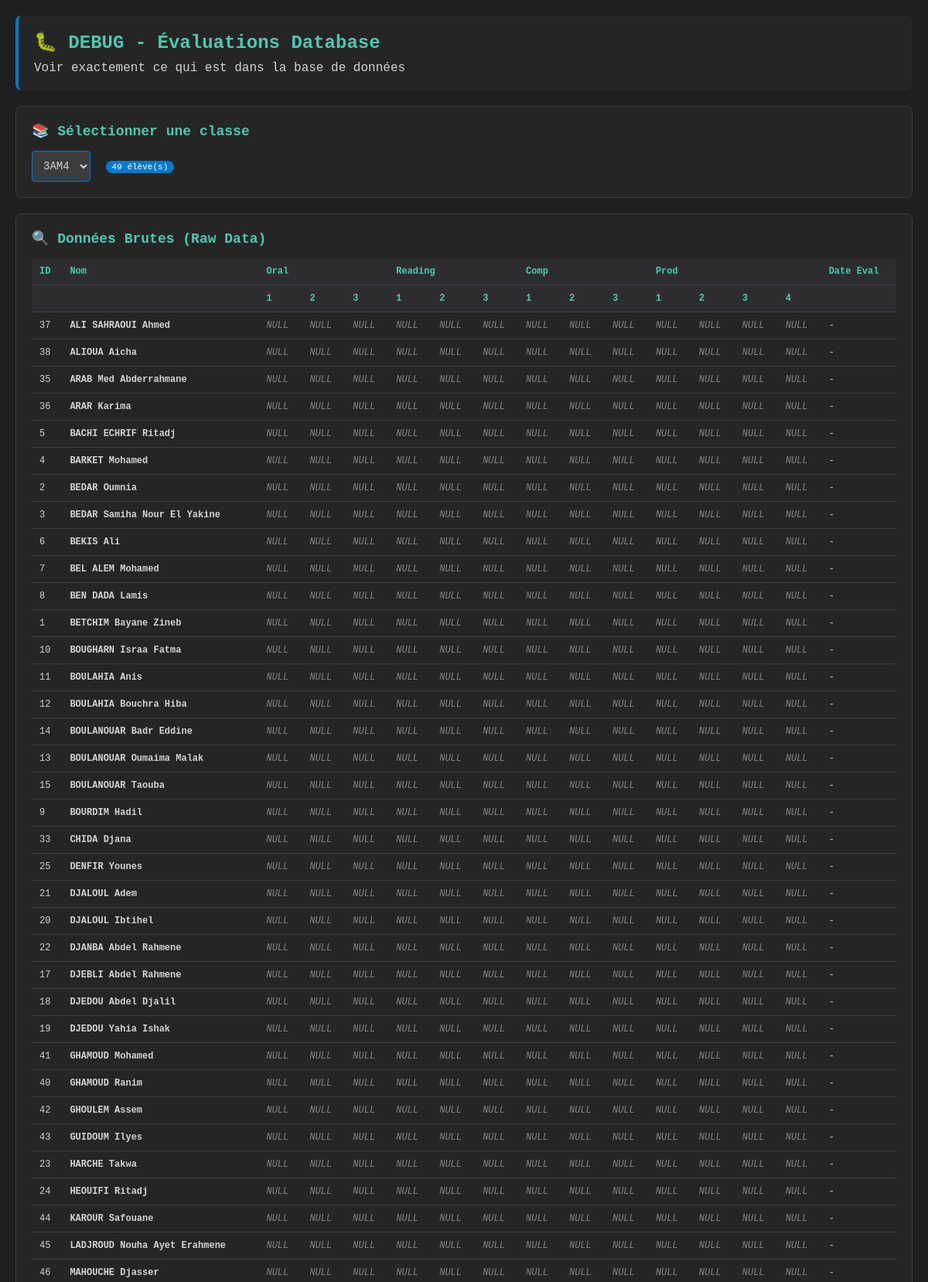
Page /_debug/debug_evaluations.php?class_id=1 (upper part) on the committed database.
### tables this page shows
CREATE TABLE IF NOT EXISTS students (
  id INT AUTO_INCREMENT PRIMARY KEY,
  class_id INT NOT NULL,
  name VARCHAR(120) NOT NULL,
  dob DATE NULL,
  bio TEXT NULL,
  pic_path VARCHAR(255) NULL,
   
  comprehension_orale TINYINT(1) DEFAULT 0,
  ecriture TINYINT(1) DEFAULT 0,
  vocabulaire TINYINT(1) DEFAULT 0,
  grammaire TINYINT(1) DEFAULT 0,
  conjugaison TINYINT(1) DEFAULT 0,
  production_ecrite TINYINT(1) DEFAULT 0,
   
  category1 VARCHAR(120) NULL,
  difficulties JSON NULL,
  created_at TIMESTAMP DEFAULT CURRENT_TIMESTAMP,
  updated_at TIMESTAMP DEFAULT CURRENT_TIMESTAMP ON UPDATE CURRENT_TIMESTAMP,
  CONSTRAINT fk_students_class FOREIGN KEY (class_id) REFERENCES classes(id) ON DELETE CASCADE
);

### _debug/debug_evaluations.php (the view, shortened to what this page needs)
<?php
$mysqli = new mysqli(DB_HOST, DB_USER, DB_PASS, DB_NAME);
$mysqli->set_charset('utf8mb4');
$selected_class = isset($_GET['class_id']) ? intval($_GET['class_id']) : 0;
$classes = [];
$result = $mysqli->query("SELECT id, name FROM classes ORDER BY name");
while ($row = $result->fetch_assoc()) {
    $classes[] = $row;
}
$students = [];
if ($selected_class > 0) {
    $stmt = $mysqli->prepare("
        SELECT
            s.id, s.name, s.pic_path,
            e.oral_1, e.oral_2, e.oral_3,
            e.reading_1, e.reading_2, e.reading_3,
            e.comp_1, e.comp_2, e.comp_3,
            e.prod_1, e.prod_2, e.prod_3, e.prod_4,
            e.evaluated_date
        FROM students s
        LEFT JOIN evaluations e ON s.id = e.student_id AND e.school_year = '2025/2026'
        WHERE s.class_id = ?
        ORDER BY s.name
    ");
    $stmt->bind_param("i", $selected_class);
    $stmt->execute();
    $result = $stmt->get_result();
    while ($row = $result->fetch_assoc()) {
        $students[] = $row;
    }
}
?>
<!DOCTYPE html>
<html lang="fr">
<head>
</head>
<body>
    <div class="container">
        <div class="header">
            <h1>🐛 DEBUG - Évaluations Database</h1>
            <p>Voir exactement ce qui est dans la base de données</p>
        </div>
        <div class="card">
            <h2>📚 Sélectionner une classe</h2>
            <select onchange="window.location.href='?class_id='+this.value">
                <?php foreach ($classes as $class): ?>
                    <option value="<?php echo $class['id']; ?>" <?php echo $selected_class == $class['id'] ? 'selected' : ''; ?>>
                        <?php echo htmlspecialchars($class['name']); ?>
                    </option>
                <?php endforeach; ?>
            </select>
            <span class="count"><?php echo count($students); ?> élève(s)</span>
        </div>
        <?php if (empty($students)): ?>
            <div class="card">
                <h2 style="color: #f48771;">❌ AUCUN ÉLÈVE TROUVÉ</h2>
                <p>Il n'y a aucun élève dans cette classe.</p>
                <p style="margin-top: 10px;">
                    <a href="students.php">→ Aller ajouter des élèves</a>
                </p>
            </div>
        <?php else: ?>
            <div class="card">
                <h2>🔍 Données Brutes (Raw Data)</h2>
                <table>
                    <thead>
                        <tr>
                            <th>ID</th>
                            <th>Nom</th>
                            <th colspan="3">Oral</th>
                            <th colspan="3">Reading</th>
                            <th colspan="3">Comp</th>
                            <th colspan="4">Prod</th>
                            <th>Date Eval</th>
                        </tr>
                        <tr>
                            <th></th>
                            <th></th>
                            <th>1</th>
                            <th>2</th>
                            <th>3</th>
                            <th>1</th>
                            <th>2</th>
                            <th>3</th>
                            <th>1</th>
                            <th>2</th>
                            <th>3</th>
                            <th>1</th>
                            <th>2</th>
                            <th>3</th>
                            <th>4</th>
                            <th></th>
                        </tr>
                    </thead>
                    <tbody>
                        <?php foreach ($students as $student): ?>
                            <tr>
                                <td><?php echo $student['id']; ?></td>
                                <td><strong><?php echo htmlspecialchars($student['name']); ?></strong></td>
                                <?php
                                $fields = ['oral_1', 'oral_2', 'oral_3', 'reading_1', 'reading_2', 'reading_3',
                                           'comp_1', 'comp_2', 'comp_3', 'prod_1', 'prod_2', 'prod_3', 'prod_4'];
                                foreach ($fields as $field) {
                                    $value = $student[$field];
                                    if ($value === null || $value === '') {
                                        echo '<td class="value-null">NULL</td>';
                                    } else {
                                        $class = 'value-' . strtolower($value);
                                        echo "<td class='value-cell $class'>" . htmlspecialchars($value) . "</td>";
                                    }
                                }
                                ?>
                                <td><?php echo $student['evaluated_date'] ? date('d/m/Y H:i', strtotime($student['evaluated_date'])) : '-'; ?></td>
                            </tr>
                        <?php endforeach; ?>
                    </tbody>
                </table>
            </div>
        <?php endif; ?>
    </div>
</body>
</html>

### _debug/debug_evaluations.php (style rules this page uses)
* { box-sizing: border-box; margin: 0; padding: 0; }
body { font-family: 'Courier New', monospace; background: #1e1e1e; color: #d4d4d4; padding: 20px; }
.container { max-width: 1200px; margin: 0 auto; }
.header { background: #252526; padding: 20px; border-radius: 8px; margin-bottom: 20px; border-left: 4px solid #007acc; }
.header h1 { color: #4ec9b0; font-size: 24px; margin-bottom: 10px; }
.card { background: #252526; border-radius: 8px; padding: 20px; margin-bottom: 20px; border: 1px solid #3e3e42; }
.card h2 { color: #4ec9b0; margin-bottom: 15px; font-size: 18px; }
select { background: #3c3c3c; color: #d4d4d4; border: 1px solid #007acc; padding: 10px; border-radius: 4px; font-size: 14px; font-family: 'Courier New', monospace; }
table { width: 100%; border-collapse: collapse; font-size: 12px; }
th, td { padding: 10px; text-align: left; border-bottom: 1px solid #3e3e42; }
th { background: #2d2d30; color: #4ec9b0; font-weight: bold; }
.value-null { color: #858585; font-style: italic; }
.count { display: inline-block; background: #007acc; color: white; padding: 2px 8px; border-radius: 12px; font-size: 11px; margin-left: 10px; }

### rows in the picture
students: id "37", name "ALI SAHRAOUI Ahmed"
students: id "38", name "ALIOUA Aicha"
students: id "35", name "ARAB Med Abderrahmane"
students: id "36", name "ARAR Karima"
students: id "5", name "BACHI ECHRIF Ritadj"
students: id "4", name "BARKET Mohamed"
students: id "2", name "BEDAR Oumnia"
students: id "3", name "BEDAR Samiha Nour El Yakine"
students: id "6", name "BEKIS Ali"
students: id "7", name "BEL ALEM Mohamed"
students: id "8", name "BEN DADA Lamis"
students: id "1", name "BETCHIM Bayane Zineb"
students: id "10", name "BOUGHARN Israa Fatma"
students: id "11", name "BOULAHIA Anis"
students: id "12", name "BOULAHIA Bouchra Hiba"
students: id "14", name "BOULANOUAR Badr Eddine"
students: id "13", name "BOULANOUAR Oumaima Malak"
students: id "15", name "BOULANOUAR Taouba"
students: id "9", name "BOURDIM Hadil"
students: id "33", name "CHIDA Djana"
students: id "25", name "DENFIR Younes"
students: id "21", name "DJALOUL Adem"
students: id "20", name "DJALOUL Ibtihel"
students: id "22", name "DJANBA Abdel Rahmene"
students: id "17", name "DJEBLI Abdel Rahmene"
students: id "18", name "DJEDOU Abdel Djalil"
students: id "19", name "DJEDOU Yahia Ishak"
students: id "41", name "GHAMOUD Mohamed"
students: id "40", name "GHAMOUD Ranim"
students: id "42", name "GHOULEM Assem"
students: id "43", name "GUIDOUM Ilyes"
students: id "23", name "HARCHE Takwa"
students: id "24", name "HEOUIFI Ritadj"
students: id "44", name "KAROUR Safouane"
students: id "45", name "LADJROUD Nouha Ayet Erahmene"
students: id "46", name "MAHOUCHE Djasser"

### other values in the picture
count($students) "49"
form field value "3AM4"
